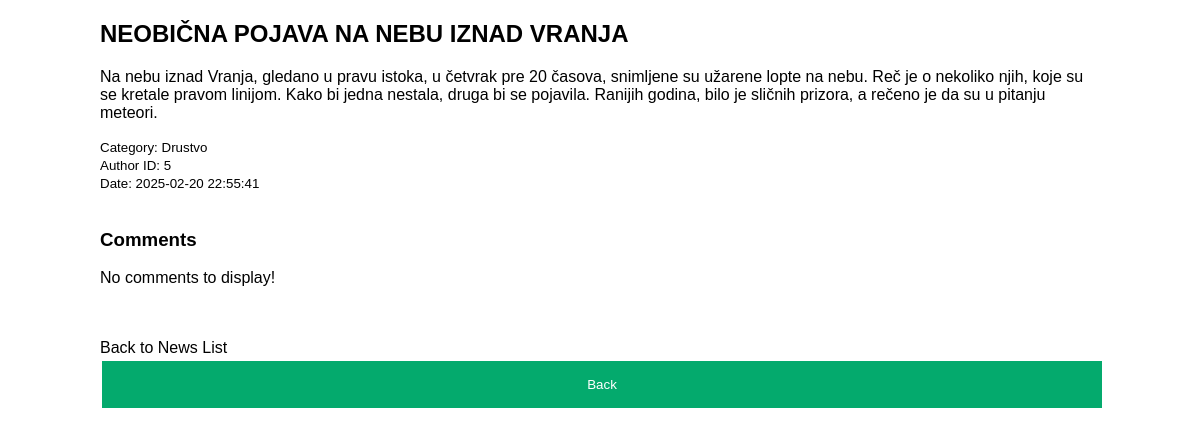
The page /pages/viewNews.php?id=3 on the database its author committed.
### tables this page shows
CREATE TABLE IF NOT EXISTS `news` (
  `id` int NOT NULL AUTO_INCREMENT,
  `title` varchar(255) NOT NULL,
  `content` text NOT NULL,
  `date` datetime DEFAULT CURRENT_TIMESTAMP,
  `category` varchar(100) NOT NULL,
  `author_id` int DEFAULT NULL,
  PRIMARY KEY (`id`),
  KEY `autor_id` (`author_id`)
);

### classes/News.class.php (called while the page is built, shortened)
<?php
    class News {
        private $conn;
        public function __construct($conn, $id, $title, $content, $category, $author_id) {
            $this->conn = $conn;
        }
        public function getNewsById($id) {
            $sql = "SELECT * FROM news WHERE id = ?";
            $stmt = $this->conn->prepare($sql);
            $stmt->bind_param("i", $id);
            $stmt->execute();
            $result = $stmt->get_result();
            if ($result->num_rows > 0) {
                return $result->fetch_assoc();
            } else {
                echo "News not found!";
                return null;
            }
        }
    }
?>

### pages/viewNews.php (the view, shortened to what this page needs)
<?php
    include "../config/Connection.php";
    include "../classes/News.class.php";
    include "../classes/Comment.class.php";
    if (isset($_GET['id'])) {
        $id = $_GET['id'];
        $newsObj = new News($conn, "", "", "", "", "");
        $news = $newsObj->getNewsById($id);
    } else {
        echo "News ID not provided!";
        exit;
    }
?>
<!DOCTYPE html>
<html>
    <head>
        <link href="../assets/style.css" type="text/css" rel="stylesheet">
    </head>
    <body>
        <h2><?php echo $news['title']; ?></h2>
        <p><?php echo $news['content']; ?></p>
        <small>Category: <?php echo $news['category']; ?></small><br>
        <small>Author ID: <?php echo $news['author_id']; ?></small><br>
        <small>Date: <?php echo $news['date']; ?></small>
        <br><br>
        <h3>Comments</h3>
        <?php
            $sql = "SELECT * FROM comment WHERE news_id = ? ORDER BY date DESC";
            $stmt = $conn->prepare($sql);
            $stmt->bind_param("i", $id);
            $stmt->execute();
            $result = $stmt->get_result();
            if ($result->num_rows > 0) {
                while ($row = $result->fetch_assoc()) {
                    echo "<div class='comment'>";
                    echo "<p>" . $row['content'] . "</p>";
                    echo "<small>User ID: " . $row['user_id'] . "</small><br>";
                    echo "<small>Date: " . $row['date'] . "</small><br>";
                    if (isset($_SESSION['status']) && ($_SESSION['status'] == 4 || $_SESSION['id'] == $row['user_id'])) {
                        echo "
                        <form method='post'>
                            <input type='hidden' name='comment_id' value='" . $row['id'] . "'>
                            <input type='submit' name='delComment' value='Delete Comment'>
                        </form>";
                    }
                    echo "</div><br>";
                }
            } else {
                echo "<p>No comments to display!</p>";
            }
        ?>
        <br>
        <form action="viewNews.php" method="POST"><br>
            <label for="back">Back to News List</label><br>
            <input type="submit" name="back" value="Back"><br><br>
        </form>
    </body>
</html>

### assets/style.css (style rules this page uses)
body { width: 1000px; margin: 20px auto; font-family: Arial, Helvetica, sans-serif; }
input[type=submit] { width: 100%; background-color: #04AA6D; border: none; color: white; padding: 16px 32px; text-decoration: none; margin: 4px 2px; cursor: pointer; }

### rows shown on the page
news: title "NEOBIČNA POJAVA NA NEBU IZNAD VRANJA", content "Na nebu iznad Vranja, gledano u pravu istoka, u četvrak pre 20 časova, snimljene su užarene lopte na nebu. Reč je o nekoliko njih, koje su se kretale pravom linijom. Kako bi jedna nestala, druga bi se pojavila. Ranijih godina, bilo je sličnih prizora, a rečeno je da su u pitanju meteori.", category "Drustvo", author "5", date "2025-02-20 22:55:41"
